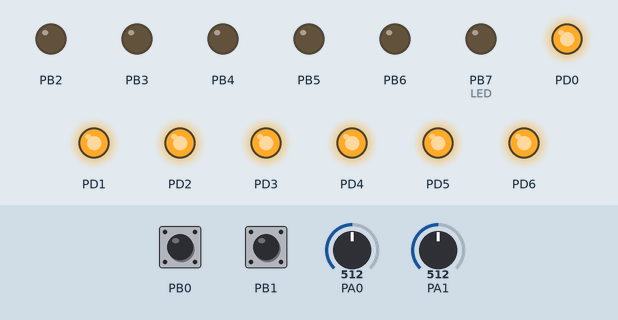
The program below on a simulated ATmega644P, built with avr-gcc and emulated at 12 MHz. Parts: output pins drawn as LEDs (lit = HIGH). Dashed ring = blinking. The test bench sets the inputs (shaded band); at power-on: PB0 HIGH, PA0 = 512, PA1 = 512, PB1 HIGH.

Above: at 1.2 s.
1.3 s: PB0 pulled LOW for 0.15 s
At 2.2 s:
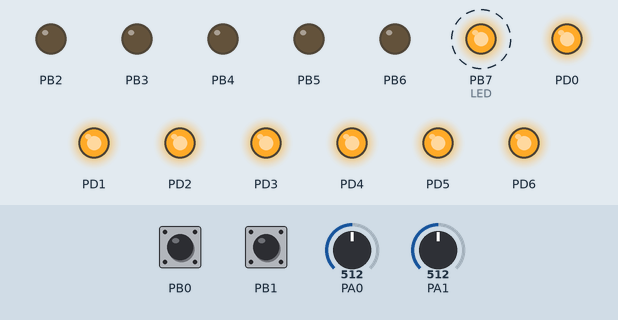
At 4.6 s:
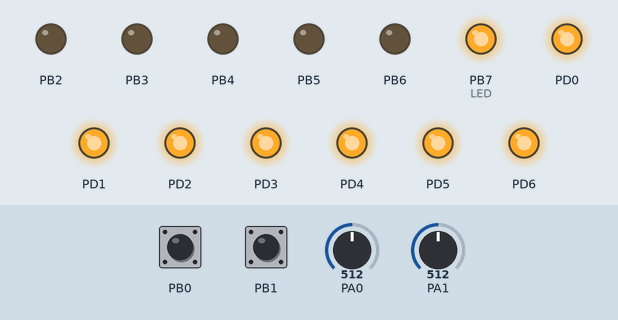
Timing chart, 0 to 6.1 s (numbered marks = the images above; inputs shaded):
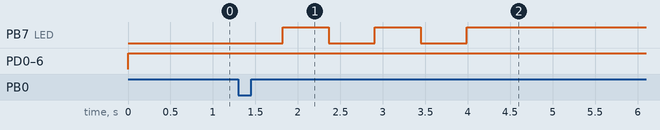

The program:

main.c
```c
/*
 * main.c
 *
 * Created: 11/11/2014 21:12:39
 *  Author: Reece
 */

#define F_CPU 12000000

#include <avr/io.h>
#include <avr/interrupt.h>
#include "softpot.h"
#include "timer.h"
#include "uart.h"
#include "buttons.h"
#include "sseg.h"


int main(void)
{

	DDRB |= _BV(PB7);	//LED lights up when engine is off

	sseg_init();
	adc_init();
	buttons_init();
	timer_init();
	sei();

	adc_conv();		// starts continuous conversions between ADC
	//sseg_disp(8);

    while(1)
    {

    }

	return 0;
}
```

buttons.c
```c
/*
 * CFile1.c
 *
 * Created: 24/11/2014 15:50:45
 *  Author: Reece
 */
#include <avr/io.h>
#include <avr/interrupt.h>
#include "buttons.h"
#include "timer.h"
#include "softpot.h"

#define BTN_DDR  DDRB
#define BTN_PIN  PINB
#define BTN_PORT PORTB

uint8_t mappings[] = {1, 2, 0, 0, 0, 0, 0 ,0};
static uint8_t pins = _BV(0) | _BV(1) ;	//PB[0,1]
static uint8_t tmp = _BV(0) | _BV(1) ;
static uint8_t waiting = 0;

void buttons_init()
{
	BTN_DDR |= ~pins; //Set Port B as inputs
	BTN_PORT |= pins; // Enable pull up resistors
	PCICR = _BV(PCIE1); //Enable interrupts on Port B
	PCMSK1 |= pins; //Set pins on Port B as interrupts


	tmp = (BTN_PIN & pins);		// Initial button status
}


ISR(PCINT1_vect)
{
	waiting |= (PINB & pins) ^ tmp;		//Need to mask pins
	tmp = (BTN_PIN & pins);
}

void check_button_status()
{

	if (waiting)
	{
		uint8_t j = 0;


		do
		{
			uint8_t mask = (1 << j);
			if (waiting & mask)				// Detects button press
			{
				waiting &= ~mask;
				if(mappings[j] != 0)
				{
					if ((BTN_PIN & pins) & mask)
					{
						/* Button depress action */
					}
					else
					{
						if(mappings[j] == 1)
							engine_start();
						if(mappings[j] == 2)
							calibrate();
							//engine_start();
					}
				}
			}
		} while(j++ != 7);
	}
}
```

buttons.h
```c
/*
 * buttons.h
 *
 * Created: 24/11/2014 18:43:09
 *  Author: Reece
 */


#ifndef BUTTONS_H_
#define BUTTONS_H_

void buttons_init();
void check_button_status();


#endif /* BUTTONS_H_ */
```

softpot.c
```c
/*
 * softpot.c
 *
 * Created: 11/11/2014 21:14:57
 *  Author: Reece
 */

#include <avr/io.h>
#include <avr/interrupt.h>
#include "softpot.h"
#include "timer.h"

volatile const uint8_t wheel =  (0<<MUX4) | (0<<MUX3) | (0<<MUX2) | (0<<MUX1) | (0<<MUX0);			//ADC0
volatile const uint8_t throttle = (0<<MUX4) | (0<<MUX3) | (0<<MUX2) | (0<<MUX1) | (1<<MUX0);		//ADC1
volatile const uint8_t tposition = (0<<MUX4) | (0<<MUX3) | (0<<MUX2) | (1<<MUX1) | (0<<MUX0);		//ADC2

uint16_t wheel_cal = 1;
uint16_t throttle_cal = 1;
uint16_t tposition_cal = 1;


int cal = 0;


void adc_init()
{
	ADCSRA = _BV(ADEN) | _BV(ADIE) | _BV(ADPS2) | _BV(ADPS1);	//Enable ADC with prescaler of 64 & interrupt
	ADMUX = wheel;												//AVCC, initializes on ADC0
}

void adc_conv()
{
	ADCSRA |= _BV(ADSC);
}

uint16_t adc_value()
{
	uint16_t a;
	while(!ADSC && ADIF);		//Wait for conversion to complete
	a = (ADCL | (ADCH <<8));
	return a;
}

void adc_cal()		// Initializes system on power up
{
	uint16_t buff = 1;
	adc_conv();
	buff = adc_value();		//Should hold here until conversion is complete
	wheel_cal = buff;
	ADMUX = throttle;

	adc_conv();
	throttle_cal = adc_value();
	ADMUX = wheel;
}

ISR(ADC_vect)
{


		uint16_t result = ADCL | (ADCH <<8);		// Take ADC result

		if(ADMUX == wheel)
		{
			if(cal == 0 | cal == 1)
			{
				wheel_cal = result;
				cal ++;
			}
			else
			{
				if(result > (wheel_cal + 25))		//25 is ballpark value, don't want false detection from noise
					reset_wheel_flag();
				else
					set_wheel_flag();
			}
			ADMUX = throttle;
			adc_conv();
		}

		else if(ADMUX == throttle)
		{
			if(!(cal == 0 | cal == 1))
			{
				if(result > (throttle_cal + 25))
					reset_throttle_flag();
				else
					set_throttle_flag();

			}
			else
			{
				throttle_cal = result;
					cal ++;
			}
			ADMUX = wheel;
			adc_conv();
		}
		else
			PINB |= _BV(PB7);

}

void calibrate()
{
	cal = 0;
}
```

softpot.h
```c
/*
 * softpot.h
 *
 * Created: 11/11/2014 21:15:50
 *  Author: Reece
 */


#ifndef SOFTPOT_H_
#define SOFTPOT_H_

#include <avr/io.h>

void adc_init();

void adc_conv();

uint16_t adc_value();

void adc_cal();

void calibrate();

#endif /* SOFTPOT_H_ */
```

sseg.c
```c
/*
 * sseg.c
 *
 * Created: 26/11/2014 01:06:58
 *  Author: Reece
 */

#include <avr/io.h>
#include <avr/interrupt.h>
#include "sseg.h"

#define SSEG_DDR DDRD
#define SSEG_PORT PORTD

#define zero	_BV(0)| _BV(1)| _BV(2)| _BV(3)| _BV(4)| _BV(5)
#define one		_BV(1)| _BV(2)
#define two		_BV(0)| _BV(1)| _BV(3)| _BV(4)| _BV(6)
#define three	_BV(0)| _BV(1)| _BV(2)| _BV(3)| _BV(6)
#define four	_BV(1)| _BV(2)| _BV(5)| _BV(6)
#define five	_BV(0)| _BV(2)| _BV(3)| _BV(5)| _BV(6)
#define six		_BV(0)| _BV(2)| _BV(3)| _BV(4)| _BV(5)| _BV(6)
#define seven	_BV(0)| _BV(1)| _BV(2)
#define eight	_BV(0)| _BV(1)| _BV(2)| _BV(3)| _BV(4)| _BV(5) | _BV(6)


static uint8_t sseg_pins = _BV(PD0) |_BV(PD1) |_BV(PD2) |_BV(PD3) |_BV(PD4) |_BV(PD5) |_BV(PD6);


void sseg_init()
{
	SSEG_DDR = sseg_pins;
	SSEG_PORT = sseg_pins;
}

void sseg_disp(int speed)
{
	switch(speed){
				case 0: SSEG_PORT = zero;
						break;
				case 1: SSEG_PORT = one;
						break;
				case 2: SSEG_PORT = two;
						break;
				case 3: SSEG_PORT = three;
						break;
				case 4: SSEG_PORT = four;
						break;
				case 5: SSEG_PORT = five;
						break;
				case 6: SSEG_PORT = six;
						break;
				case 7: SSEG_PORT = seven;
						break;
				case 8: SSEG_PORT = eight;
						break;
				default: SSEG_PORT = 0;
	}
}
```

sseg.h
```c
/*
 * sseg.h
 *
 * Created: 26/11/2014 01:07:16
 *  Author: Reece
 */


#ifndef SSEG_H_
#define SSEG_H_


void sseg_init();

void sseg_disp(int speed);


#endif /* SSEG_H_ */
```

timer.c
```c
/*
 * timer.c
 *
 * Created: 11/11/2014 22:08:23
 *  Author: Reece
 */
#include <avr/io.h>
#include <avr/interrupt.h>
#include "timer.h"
#include "buttons.h"
#include "sseg.h"


#define F_CPU 12000000
#define timer_freq 50

int count = 0;
int i = 0;
int flash_count = 0;
int sseg_test = 0;
int sseg_tester = 0;

int throttle_flag = 0;
int wheel_flag = 0;
int led_flash = 0;

void timer_init()
{
	OCR0A = F_CPU / 1024 / 50;   // Set up compare value for 50 Hz interrupt generation.
	TCCR0A = (1 << WGM01);               // Enable CTC mode
	TIMSK0 = _BV(OCIE0A);                // Enable Timer0 Compare Match A interrupt
	TCCR0B = (1 << CS02) | (0 << CS01) | (1 << CS00); // Initilise timer1 with /1024 prescaler
}

void reset_wheel_flag()
{
	wheel_flag = 0;
}

void set_wheel_flag()
{
	wheel_flag = 1;
}

void reset_throttle_flag()
{
	throttle_flag = 0;
}

void set_throttle_flag()
{
	throttle_flag = 1;
}

ISR(TIMER0_COMPA_vect)
{
	/* Check length of time controls are left untouched */

	if(throttle_flag | wheel_flag)
	{
		count ++;
		if(count == 250)		// can be changed depending on delay
			PORTB |= _BV(PB7);
	}
	else
	count = 0;

	/* Debouncing for input buttons */
	check_button_status();

	/*Flash LED on unsuccessful start up*/
	if(led_flash)
	{
		if(i<=25)
		{
			i++;
		}
		else
		{
			PINB |= _BV(PB7);
			i = 0;
			flash_count++;
		}
		if (flash_count >= 6)
		{
			led_flash = 0;
			flash_count = 0;
			PORTB |= _BV(PB7);
		}
	}

	/*if(sseg_test <= 25)		//TEST 7 SEG DISPLAY
		sseg_test++;
	else
	{
		sseg_disp(sseg_tester);
		sseg_test = 0;
		sseg_tester++;
	}
	if(sseg_tester >= 9)
		sseg_tester = 0;
	*/
}

void engine_start()
{
	if(!(throttle_flag|wheel_flag))
		{
			PORTB &= ~_BV(PB7);			//LED shows status of engine
		}
	else
		led_flash = 1;
}
```

timer.h
```c
/*
 * timer.h
 *
 * Created: 11/11/2014 22:08:34
 *  Author: Reece
 */


#ifndef TIMER_H_
#define TIMER_H_

#include <avr/io.h>

void timer_init();

void reset_wheel_flag();

void set_wheel_flag();

void reset_throttle_flag();

void set_throttle_flag();

void engine_start();

#endif /* TIMER_H_ */
```

uart.c
```c
/*
 * uart.c
 *
 * Created: 11/11/2014 22:09:44
 *  Author: Reece
 */

#include <stdio.h>
#include <avr/io.h>
#include "uart.h"

#define UART_BAUD  9600
#define F_CPU 12000000


void uart_init()
{
	// Configure UART0 baud rate
	UBRR0H = (F_CPU/(UART_BAUD*16L)-1) >> 8;
	UBRR0L = (F_CPU/(UART_BAUD*16L)-1);

	UCSR0B = _BV(RXEN0) | _BV(RXCIE0);		// Enable UART0 receiver and RX complete interrupt
	UCSR0C = _BV(UCSZ00) | _BV(UCSZ01);		// one start bit, 8-bit, no parity and one stop

}

void uart_tx(uint8_t c)
{
	UDR1 = c;		//Send c
}
```

uart.h
```c
/*
 * uart.h
 *
 * Created: 11/11/2014 22:10:00
 *  Author: Reece
 */


#ifndef UART_H_
#define UART_H_

#include <avr/io.h>

void uart_init();

void uart_tx(uint8_t c);


#endif /* UART_H_ */
```

Measured:
- by itself, PB7 (LED): alternates HIGH for 0.54 s and LOW for 0.54 s, 5 changes in all, then stays HIGH
